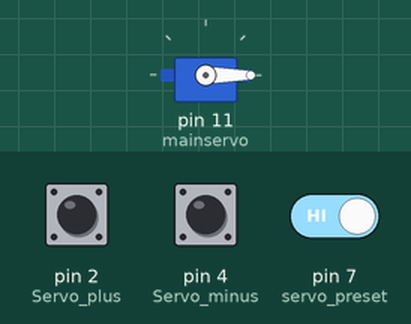
Bench run of a sketch on a simulated Arduino Uno, built with avr-gcc and run on an emulated ATmega328P. Shown: servo. The inputs (shaded band) are chosen by the test bench; at power-on: pin 4 (Servo_minus) HIGH, pin 7 (servo_preset) HIGH, pin 2 (Servo_plus) HIGH.

Above: at 2.2 s.
2.3 s: pin 4 (Servo_minus) driven LOW and pin 7 (servo_preset) driven LOW
At 3.7 s:
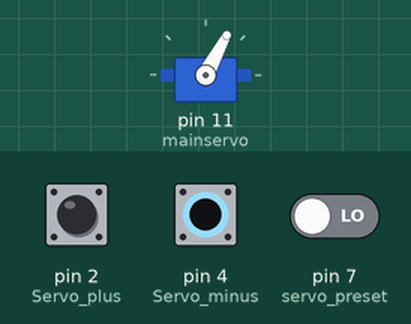
4.1 s: pin 4 (Servo_minus) driven HIGH
At 5.1 s:
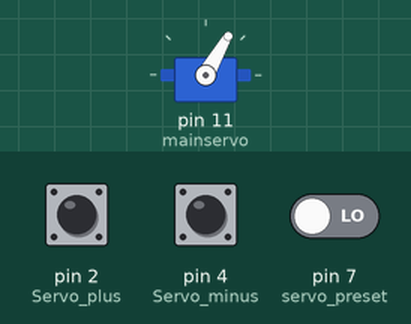
5.6 s: pin 2 (Servo_plus) pulled LOW for 1 s
At 5.77 s:
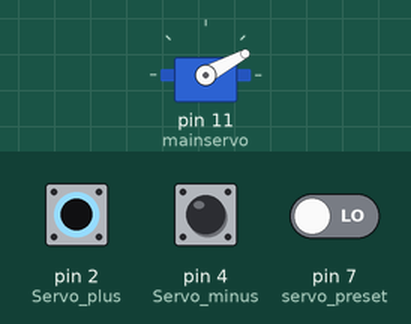
8.1 s: pin 4 (Servo_minus) pulsed LOW 5 times (0.12 s each, 0.3 s apart)
At 8.57 s:
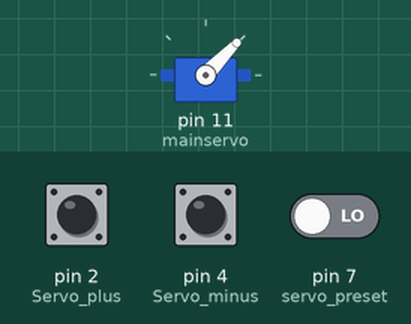
11.1 s: pin 2 (Servo_plus) pulled LOW for 0.15 s
12.9 s: pin 7 (servo_preset) driven HIGH
Timing chart, 0 to 15.9 s (numbered marks = the images above; inputs shaded):
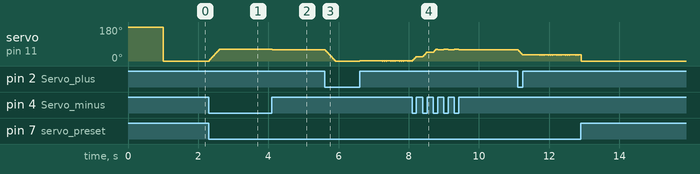

Measured:
- after the input at 2.3 s, servo on pin 11 (mainservo): moves from 0° to 62° over 0.29 s, starting at once
- after the input at 4.1 s, servo on pin 11 (mainservo): 62° → 60° at once

The sketch:

Wind_Tunnel.ino
```cpp
#include <Servo.h>
#include <LiquidCrystal_I2C.h>

#define Servo_minus 4
#define servo_preset 7
#define Servo_plus 2
#define Lock 9
#define Lights 10
int s_angle = 0; // angle of the servo
int lock = 0; // 0 refers to unlocked (the other side controls), 1 refers to locked
int count = 0;

Servo mainservo;

void setup() {
  pinMode(Servo_plus, INPUT_PULLUP);
  pinMode(Servo_minus, INPUT_PULLUP);
  pinMode(servo_preset, INPUT_PULLUP);
  pinMode(Lock, INPUT_PULLUP);
  mainservo.attach(11);
  mainservo.write(180);
  delay(1000);
  mainservo.write(0);// home the servo
}
void loop() {
  if (s_angle < 0) // limit the servo to 0 degrees
  {
    s_angle = 0;
  }
  if (s_angle > 60) // limit the servo to 60 degrees
  {
    s_angle = 60;
  }
  if (digitalRead(Servo_plus) == HIGH) {
    s_angle = s_angle + 2; // change angle by 1
    mainservo.write(s_angle);
    delay(10); // to help the servo reach the desired position
  }
  if (digitalRead(Servo_minus) == HIGH) {
    s_angle = s_angle - 2; // change the angle by 1
    mainservo.write(s_angle);
    delay(10); // to help the servo reach the desired position
  }
  if (digitalRead(servo_preset) == HIGH) {
    if (count = 0) {
      s_angle = 60; // change angle by 1
      mainservo.write(s_angle);
      delay(10); // to help the servo reach the desired position
      count = 1;
    } else {
      if (count = 1) {
        s_angle = 0; // change angle by 1
        mainservo.write(s_angle);
        delay(10); // to help the servo reach the desired position
        count = 0;
      }
    }
  }

}
```
